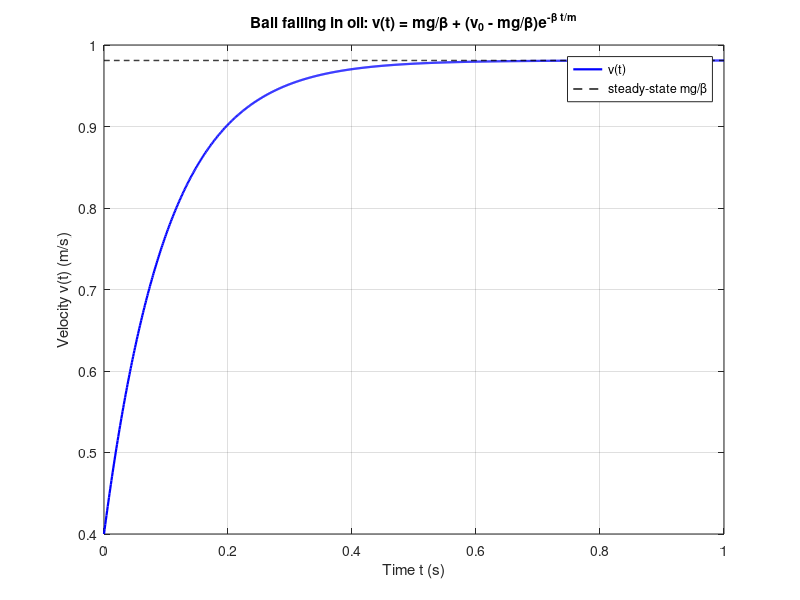

The MATLAB source for this figure:
% Oefening 2.1 - Bal valt in olie.
% m*dv/dt = m*g - beta*v

v0_cm = 40;            % initial speed given in cm/s (from assignment)
v0 = v0_cm / 100;      % convert to m/s for SI consistency
m = 0.01;              % kg
beta = 0.1;            % Ns/m
g = 9.81;              % m/s^2

tau = m / beta;        % time constant (s)
v_inf = (m * g) / beta;% terminal velocity (steady-state)

% time vector (cover several time constants)
t = 0:0.001:1;         % 1 s is 10*tau (tau = 0.1 s)

% analytic solution (simplified grouping)
v = v_inf + (v0 - v_inf) * exp(-(beta/m) * t);

% plot
figure(1)
plot(t, v, 'b-', 'LineWidth', 1.6);
hold on;
plot(t, v_inf * ones(size(t)), 'k--', 'LineWidth', 1);
xlabel('Time t (s)');
ylabel('Velocity v(t) (m/s)');
title('Ball falling in oil: v(t) = mg/\beta + (v_0 - mg/\beta)e^{-\beta t/m}');
legend('v(t)', 'steady-state mg/\beta', 'Location', 'Best');
grid on;
xlim([0 max(t)]);
hold off;

% display characteristics
fprintf('v(inf) = %.4f m/s (%.2f cm/s) - time constant tau = %.4f s\n', v_inf, v_inf*100, tau);
